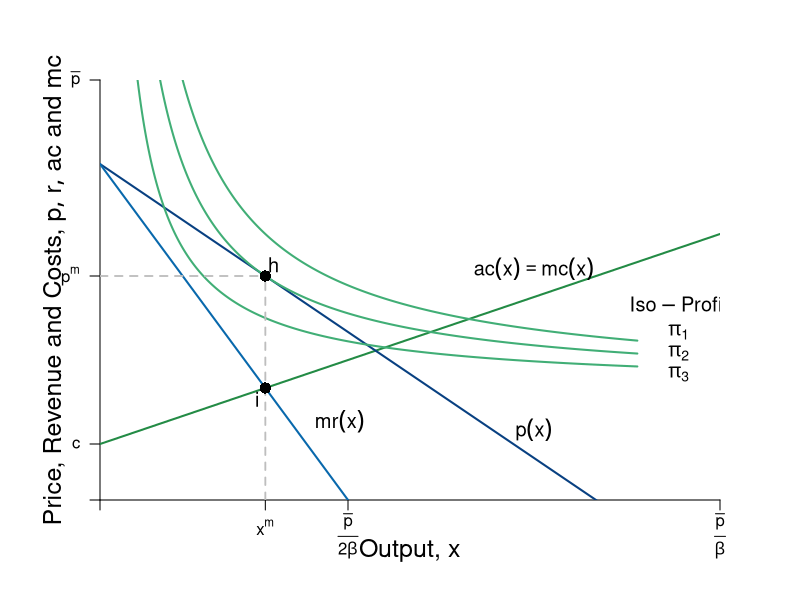

This chart was generated by the following R code:
#Graph Designer: Simon Halliday + Scott Cohn
#Authors: Bowles and Halliday
#Title: Coordination, Conflict and Competition: A Text in Microeconomics

require(shape)
pdf(file = "firmmarketsupply/isoprofit_monopoly_B.pdf", width = 9, height = 7)

#Set parameters for graphics
axislabelsize <- 1.5
labelsize <- 1.2
graphlinewidth <- 2
segmentlinewidth <- 1.8

COL <- c("#7fc97f", "#beaed4", "#fdc086", "#ffff99", "#386cb0", "#f0027f", "#bf5b17", "#666666")
COLA <- c("#e0f3db", "#99d8c9","#66c2a4","#41ae76", "#238b45", "#005824")
COLB <- c("#c6dbef", "#4eb3d3", "#2b8cbe", "#0868ac","#084081")

#Edited the margins to cater for the larger LHS labels
par(mar =  c(5, 5, 4, 4))

AvgRevenue <- function(x, rmax = 12, xmax = 12){
  rmax - (rmax/xmax)*x
}

MRevenue <- function(x, rmax = 12, xmax = 12){
  rmax - 2*(rmax/xmax)*x
}

AvgCost <- function(x, c0 = 2, c1 = 4){
  c0/x + c1
}

# From CORE
IsoProf <- function(x, k = 0, c0 = 2, c1 = 4){
  AvgCost(x) + k/x
}

xlims <- c(0, 15)
ylims <- c(0, 15)

npts <- 501 
x <- seq(xlims[1], xlims[2], length.out = npts)
y <- seq(ylims[1], ylims[2], length.out = npts) 
a <- c(13, 16.75, 19.25)

plot(0, 0, xlim = xlims, ylim = ylims, type = "n",
     xlab = expression(paste("")),
     ylab = expression(paste("")), 
     xaxt = "n", 
     yaxt = "n", 
     cex.lab = axislabelsize, 
     bty = "n",
     xaxs="i", 
     yaxs="i")

# ticksy <- seq(from = ylims[1], to = ylims[2], by = 1)
# ylabels <- seq(from = ylims[1], to = ylims[2], by = 1)
# ticksx <- seq(from = xlims[1], to = xlims[2], by = 1)
# xlabels <- seq(from = xlims[1], to = xlims[2], by = 1)
ticksy <- c(0, 2, AvgRevenue(x = 4), ylims[2])
ylabels <- c(NA, expression(paste(c)), expression(paste(p^{m})), expression(paste(bar(p))))
ticksx <- c(0, 4, 6, xlims[2])
xlabels <- c(NA, expression(paste(x^{m})), expression(paste(frac(bar(p),2*beta))), expression(paste(frac(bar(p),beta))))

axis(1, at = ticksx, pos = 0, labels = FALSE)
text(x = c(0, 4, 6, xlims[2]), par("usr")[3] - 0.4, labels = xlabels, srt = 0, pos = 1, xpd = TRUE)
axis(2, at = ticksy, pos = 0, labels = ylabels, las = 1)

npts <- 500 
xx1 <- seq(xlims[1], xlims[2], length.out = npts)
xx2 <- seq(xlims[1], xlims[2] - 2, length.out = npts)
xx3 <- seq(2, 6, length.out = npts)

segments(0, 2, xlims[2], (2 + 0.5*ylims[2]), lty = 1, col = COLA[5] , lwd = graphlinewidth)
lines(xx1, AvgRevenue(xx1, rmax = 12, xmax = 12), col = COLB[5], lwd = graphlinewidth)
lines(xx1, MRevenue(xx1, rmax = 12, xmax = 12), col = COLB[4], lwd = graphlinewidth)
lines(xx2, IsoProf(xx2, k = 14), col = COLA[4], lwd = graphlinewidth)

# Iso Prof --- Too high/too low
lines(xx2, IsoProf(xx2, k = 8), col = COLA[4], lwd = graphlinewidth)
lines(xx2, IsoProf(xx2, k = 20), col = COLA[4], lwd = graphlinewidth)

#Label the axes
text(0.5*(xlims[2]), -1.8, expression(paste("Output, ", x)), xpd = TRUE, cex = axislabelsize) 
#mtext(expression(paste("Quantity of output, ", x)), side=1, line = 2.5, cex = axislabelsize)
text(-1.1, 0.5*ylims[2], expression(paste("Price, Revenue and Costs, ", list(p, r, ac), " and ", mc)), xpd = TRUE, cex = axislabelsize, srt = 90) 

#Label curves
text(xlims[2] - 1, 7, expression(paste(Iso-Profit)), cex = labelsize)
text(10.5, 8.25, expression(paste(ac(x) == mc(x))), cex = labelsize)
text(10.5, 2.5, expression(paste(p(x))), cex = labelsize)
text(5.8, 2.8, expression(paste(mr(x))), cex = labelsize)

text(xlims[2] - 1, 6, expression(paste(pi[1])), cex = labelsize)
text(xlims[2] - 1, 5.25, expression(paste(pi[2])), cex = labelsize)
text(xlims[2] - 1, 4.5, expression(paste(pi[3])), cex = labelsize)

#Draw segments for total costs
segments(0, AvgRevenue(x = 4), 4, AvgRevenue(x = 4), lty = 2, col = "gray" , lwd = segmentlinewidth)
segments(4, 0, 4, AvgRevenue(x = 4), lty = 2, col = "gray" , lwd = segmentlinewidth)

#Label Points for comparison
points(4, MRevenue(x = 4), pch = 16, col = "black", cex = 1.5)
text(3.8, MRevenue(x = 4) - 0.4, expression(i), cex = labelsize)

points(4, AvgRevenue(x = 4), pch = 16, col = "black", cex = 1.5)
text(4.2, AvgRevenue(x = 4) + 0.4, expression(h), cex = labelsize)

dev.off()
